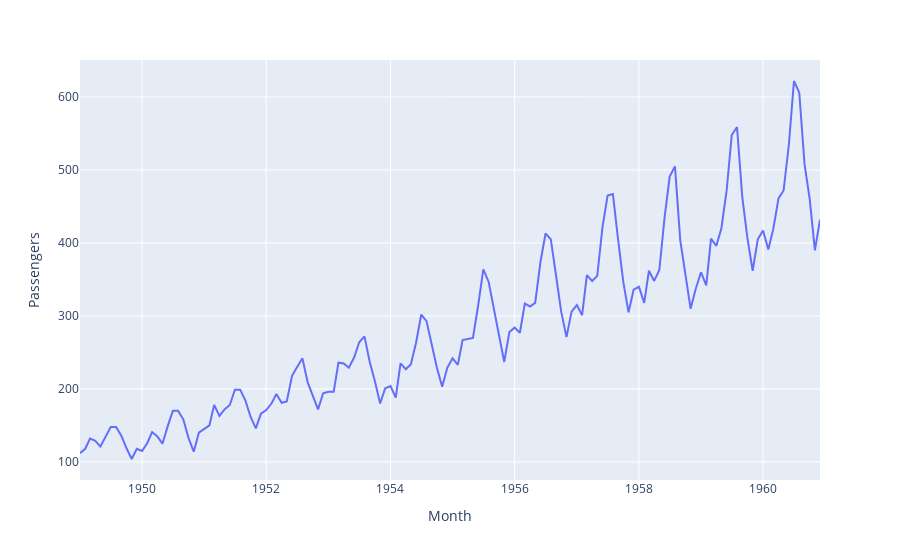

Notebook source saved alongside this figure:
### Code cell
fig = px.line(df, df['Month'], df['Passengers'])
fig.show()

### Figure 1 — Plotly figure (JSON) as saved in the notebook; plotly's stock layout.template omitted (floating-point values rounded to 4 significant figures; data arrays with more than 128 entries replaced by an {"elided": "..."} marker saying what was removed)
{"data": [{"hovertemplate": "Month=%{x}<br>Passengers=%{y}<extra></extra>", "legendgroup": "", "line": {"color": "#636efa", "dash": "solid"}, "marker": {"symbol": "circle"}, "mode": "lines", "name": "", "orientation": "v", "showlegend": false, "type": "scatter", "x": {"elided": "144 str values"}, "xaxis": "x", "y": {"elided": "144 int values"}, "yaxis": "y"}], "layout": {"legend": {"tracegroupgap": 0}, "margin": {"t": 60}, "xaxis": {"anchor": "y", "domain": [0, 1], "title": {"text": "Month"}}, "yaxis": {"anchor": "x", "domain": [0, 1], "title": {"text": "Passengers"}}}}
